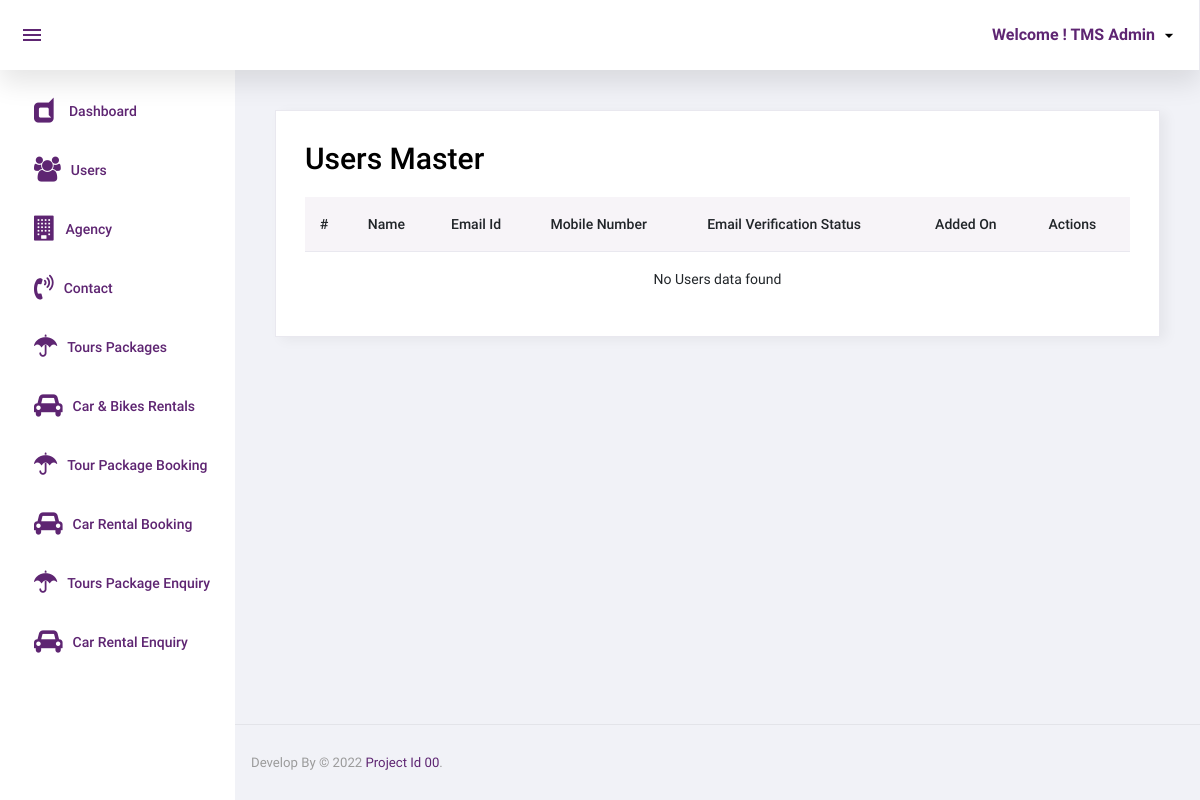
Before: /admin/user.php (signed in) with the older database file.
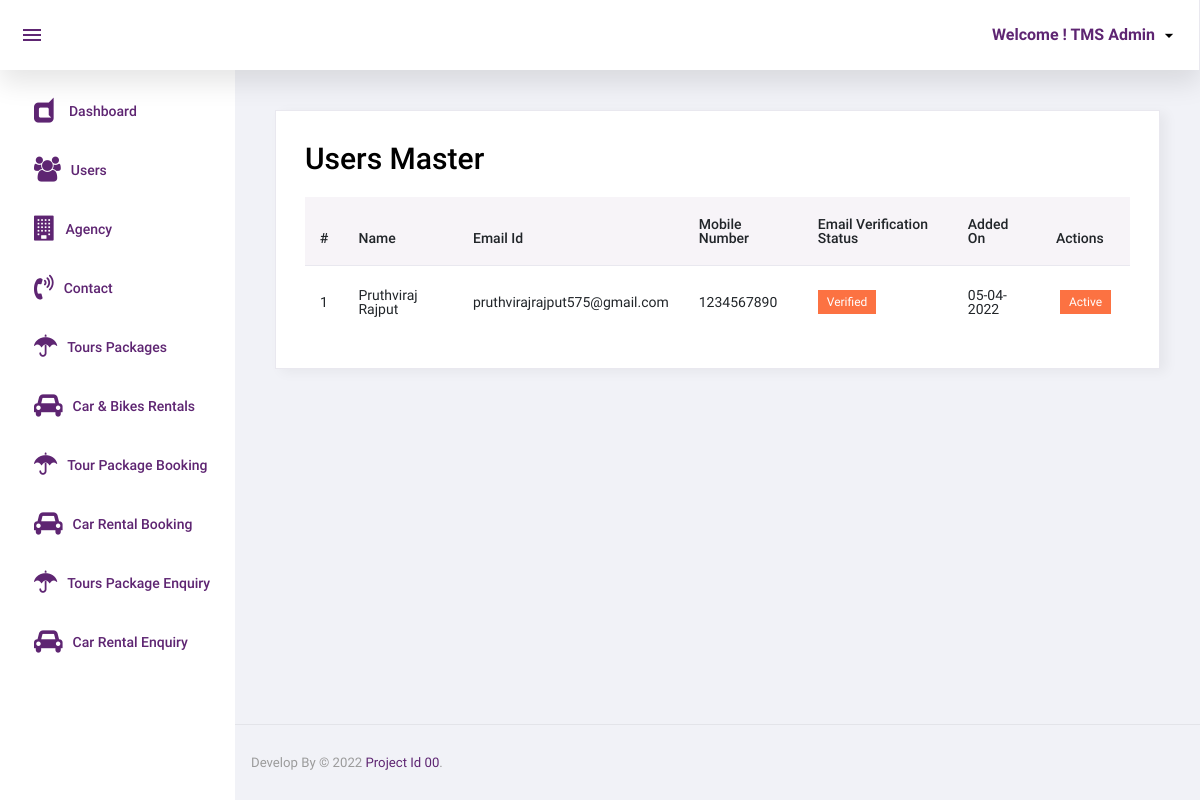
After: the same page with the newer database file.
### tables this page shows
CREATE TABLE `user` (
  `id` int(11) NOT NULL,
  `email_id` varchar(255) NOT NULL,
  `mobile_no` int(15) NOT NULL,
  `name` varchar(255) NOT NULL,
  `password` varchar(255) NOT NULL,
  `verification_status` tinyint(4) NOT NULL,
  `status` tinyint(4) NOT NULL,
  `register_on` timestamp NOT NULL DEFAULT current_timestamp() ON UPDATE current_timestamp()
);

### admin/user.php (the view, shortened to what this page needs)
<?php
		include('top.php');
		$sql="select * from user order by id desc";
		$res=mysqli_query($con,$sql);
?>
  		<div class="card">
            <div class="card-body">
              <h1 class="grid_title">Users Master</h1>
			  <div class="row grid_box">
                <div class="col-12">
                  <div class="table-responsive">
                    <table id="order-listing" class="table">
                      <thead>
                        <tr>
                            <th>#</th>
                            <th>Name</th>
                            <th>Email Id</th>
							<th>Mobile Number</th>
							<th>Email Verification Status</th>
                            <th>Added On</th>
							<th>Actions</th>
                        </tr>
                      </thead>
                      <tbody>
                        <?php
							if(mysqli_num_rows($res)>0){
							$i=1;
							while($row=mysqli_fetch_assoc($res)){
						?>
						<tr>
                            <td><?php echo $i?></td>
                            <td><?php echo $row['name']?></td>
							<td><?php echo $row['email_id']?></td>
							<td><?php echo $row['mobile_no']?></td>
							<td>
								<?php
									if($row['verification_status']==1){
								?>
									<label class="badge badge-danger hand_cursor">Verified</label>
								<?php
									}else{
								?>
									<label class="badge badge-info hand_cursor">Pending</label>
								<?php
									}
								?>
							</td>
							<td>
								<?php
									$dateStr=strtotime($row['register_on']);
									echo date('d-m-Y',$dateStr);
								?>
							</td>
							<td>
								<?php
									if($row['status']==1){
								?>
								<a href="?id=<?php echo $row['id']?>&type=deactive"><label class="m-1 badge badge-danger hand_cursor">Active</label></a>
								<?php
									}else{
								?>
									<a href="?id=<?php echo $row['id']?>&type=active"><label class="m-1 badge badge-info hand_cursor">Deactive</label></a>
								<?php
									}
								?>
							</td>
                        </tr>
                        <?php
							$i++;
						} } else {
						?>
						<tr>
							<td style="text-align: center;" colspan="7">No Users data found</td>
						</tr>
						<?php } ?>
                      </tbody>
                    </table>
                  </div>
				</div>
              </div>
            </div>
          </div>
<?php include('footer.php');?>

Changed rows visible on the page:
added user: name "Pruthviraj Rajput", email "pruthvirajrajput575@gmail.com", mobile_no "1234567890", verification_status "Verified", register_on "05-04-2022"
Other visible differences:
text no longer shown: "No Users data found"
